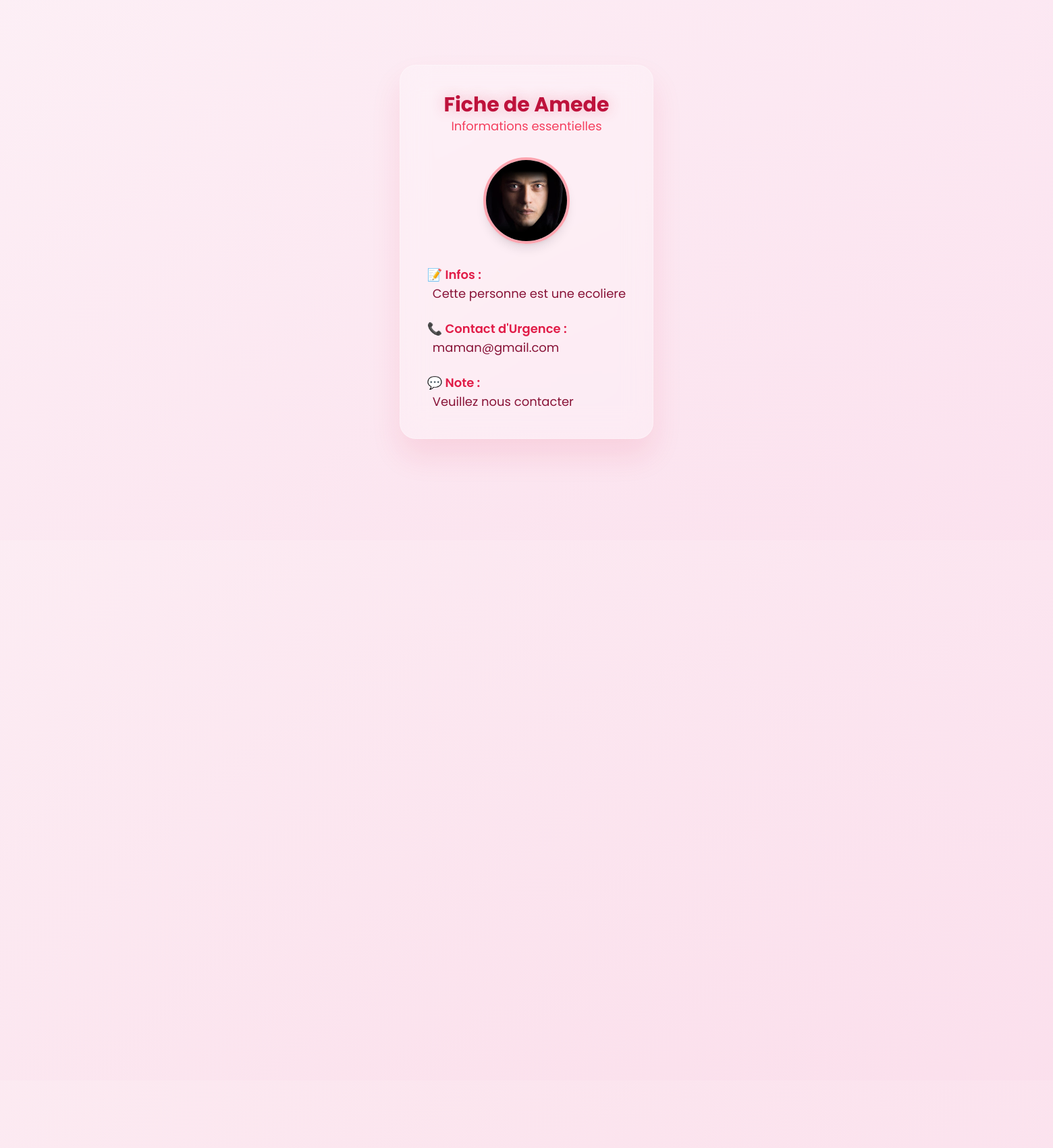
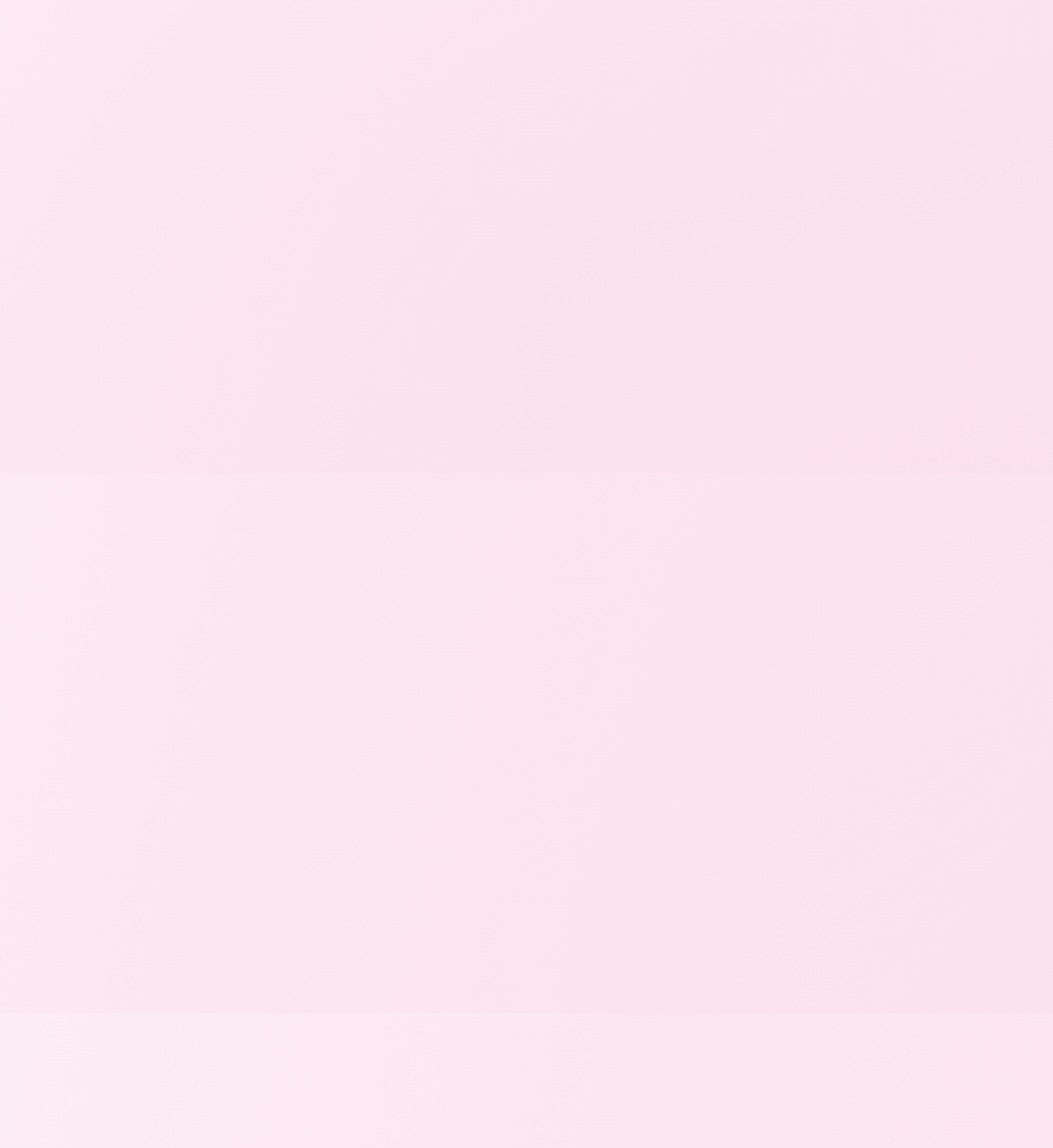
The page /fiche/226ecf5e-dd2c-4716-89ad-d7a9d72a647c (upper part) on the database its author committed (2 pictures, top to bottom).
### tables this page shows
CREATE TABLE persons (
        id INTEGER PRIMARY KEY AUTOINCREMENT,
        uuid TEXT UNIQUE,
        nom TEXT,
        infos TEXT,
        contact TEXT,
        canal_alerte TEXT,
        photo TEXT,
        pdf TEXT,
        lien TEXT,
        texte_libre TEXT
    );

### app.py (the view)
@app.route("/fiche/<uuid>")
def fiche(uuid):
    db = get_db()
    personne = db.execute("SELECT * FROM persons WHERE uuid = ?", (uuid,)).fetchone()
    return render_template("profile.html", p=personne, now=datetime.now())

### app.py (called while the page is built)
def get_db():
    conn = sqlite3.connect("database.db")
    conn.row_factory = sqlite3.Row
    return conn

### templates/profile.html (shortened to what this page needs)
<!DOCTYPE html>
<html lang="fr">
<head>
  <script src="https://cdn.tailwindcss.com"></script>
</head>
<body class="min-h-screen flex flex-col justify-between items-center relative z-10">
  <div class="glass-card max-w-4xl mx-4 mt-16 sm:mt-24 p-10 rounded-3xl text-gray-800 relative z-10">
    <div class="text-center mb-8">
      <h3 class="text-3xl font-bold text-rose-700 title-glow">Fiche de {{ p.nom }}</h3>
      <p class="text-rose-500 text-lg">Informations essentielles</p>
    </div>
    {% if p.photo %}
    <div class="text-center mb-8">
      <img src="{{ url_for('static', filename=p.photo.split('static/')[1]) }}"
           alt="Photo"
           class="w-32 h-32 object-cover rounded-full border-4 border-rose-300 shadow-lg mx-auto" />
    </div>
    {% endif %}
    <div class="space-y-6 text-lg">
      {% if p.infos %}
      <div>
        <span class="font-semibold text-rose-600">📝 Infos :</span>
        <p class="ml-2 text-rose-900">{{ p.infos }}</p>
      </div>
      {% endif %}
      {% if p.contact %}
      <div>
        <span class="font-semibold text-rose-600">📞 Contact d'Urgence :</span>
        <p class="ml-2 text-rose-900">{{ p.contact }}</p>
      </div>
      {% endif %}
      {% if p.texte_libre %}
      <div>
        <span class="font-semibold text-rose-600">💬 Note :</span>
        <p class="ml-2 text-rose-900">{{ p.texte_libre }}</p>
      </div>
      {% endif %}
    </div>
  </div>
</body>
</html>

### templates/profile.html (style rules this page uses)
* { font-family: 'Poppins', sans-serif; }
body { background: linear-gradient(135deg, #fdf2f8, #fce7f3); overflow: hidden; position: relative; }
body::before { content: ''; position: absolute; top: -50%; left: -50%; width: 200%; height: 200%; background: radial-gradient(circle, rgba(225, 29, 72, 0.05) 0%, transparent 70%); animation: float 20s ease-in-out infinite; z-index: 0; }
.glass-card { backdrop-filter: blur(20px); background: rgba(255, 255, 255, 0.25); border: 1px solid rgba(255, 255, 255, 0.3); box-shadow: 0 25px 45px rgba(225, 29, 72, 0.1); animation: slideIn 0.6s ease-out; }
.title-glow { text-shadow: 0 0 20px rgba(225, 29, 72, 0.3); animation: glow 3s ease-in-out infinite alternate; }

### rows shown on the page
persons: nom "Amede", photo (picture), infos "Cette personne est une ecoliere", contact "maman@gmail.com", texte_libre "Veuillez nous contacter"
